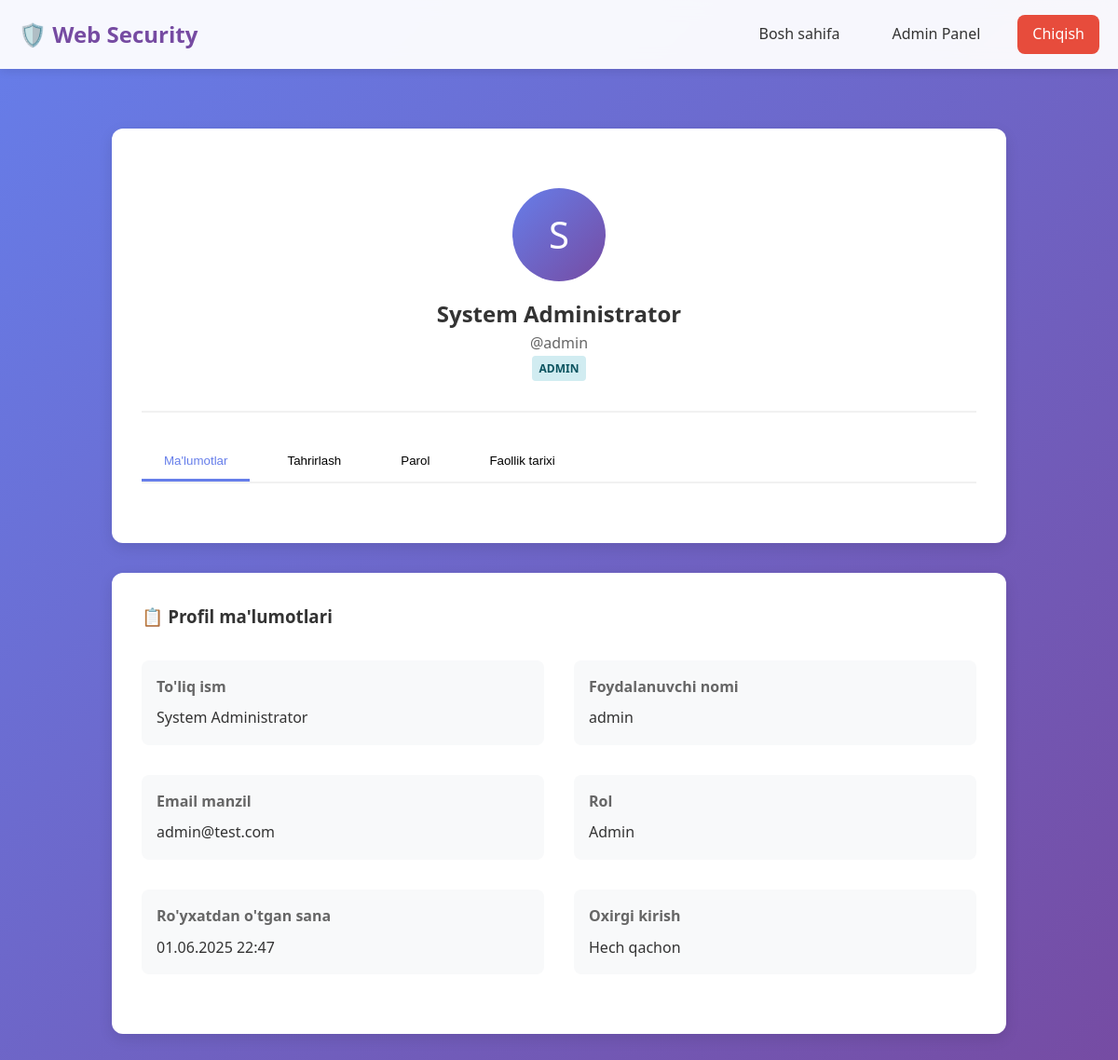
Screenshot of /user/profile.php (signed in) with the database file from the repository.
### tables this page shows
CREATE TABLE users (
                       id INT AUTO_INCREMENT PRIMARY KEY,
                       username VARCHAR(50) NOT NULL UNIQUE,
                       email VARCHAR(100) NOT NULL UNIQUE,
                       password_hash VARCHAR(255) NOT NULL,
                       full_name VARCHAR(100) NOT NULL,
                       role ENUM('user', 'admin') DEFAULT 'user',
                       created_at TIMESTAMP DEFAULT CURRENT_TIMESTAMP,
                       last_login TIMESTAMP NULL,
                       is_active BOOLEAN DEFAULT TRUE,
                       failed_login_attempts INT DEFAULT 0,
                       locked_until TIMESTAMP NULL
);

### config/security.php (called while the page is built, shortened)
<?php
class SecurityConfig {
    public static function sanitizeInput($data) {
        $data = trim($data);
        $data = stripslashes($data);
        $data = htmlspecialchars($data, ENT_QUOTES, 'UTF-8');
        return $data;
    }
}
?>

### user/profile.php (the view, shortened to what this page needs)
<?php
require_once '../config/security.php';
try {
    $db = getDB();
    $stmt = $db->prepare("
        SELECT username, email, full_name, created_at, last_login, role
        FROM users
        WHERE id = ?
    ");
    $stmt->execute([$_SESSION['user_id']]);
    $user = $stmt->fetch();
} catch (PDOException $e) {
    error_log("Profile fetch error: " . $e->getMessage());
    $error = 'Ma\'lumotlarni yuklashda xatolik yuz berdi.';
    $user = null;
    $activityLogs = [];
}
?>
<!DOCTYPE html>
<html lang="uz">
<head>
    <link rel="stylesheet" href="../assets/css/style.css">
</head>
<body>
<nav class="navbar">
    <div class="nav-container">
        <div class="nav-brand">
            <h2><a href="../index.php" style="text-decoration: none; color: inherit;">🛡️ Web Security</a></h2>
        </div>
        <div class="nav-menu">
            <a href="../index.php" class="nav-link">Bosh sahifa</a>
            <?php if ($_SESSION['role'] === 'admin'): ?>
                <a href="../admin/dashboard.php" class="nav-link">Admin Panel</a>
            <?php endif; ?>
            <a href="../auth/logout.php" class="nav-link logout">Chiqish</a>
        </div>
    </div>
</nav>
<main class="main-content">
    <div class="profile-container">
        <?php if ($user): ?>
            <div class="profile-section">
                <div class="profile-header">
                    <div class="profile-avatar">
                        <?= strtoupper(substr($user['full_name'], 0, 1)) ?>
                    </div>
                    <h2><?= SecurityConfig::sanitizeInput($user['full_name']) ?></h2>
                    <p style="color: #666;">@<?= SecurityConfig::sanitizeInput($user['username']) ?></p>
                    <span class="badge badge-info"><?= ucfirst($user['role']) ?></span>
                </div>
                <div class="profile-tabs">
                    <button class="tab-button active" onclick="showTab('info')">Ma'lumotlar</button>
                    <button class="tab-button" onclick="showTab('edit')">Tahrirlash</button>
                    <button class="tab-button" onclick="showTab('password')">Parol</button>
                    <button class="tab-button" onclick="showTab('activity')">Faollik tarixi</button>
                </div>
            </div>
            <div id="info" class="tab-content active">
                <div class="profile-section">
                    <h3>📋 Profil ma'lumotlari</h3>
                    <div class="info-grid">
                        <div class="info-item">
                            <div class="info-label">To'liq ism</div>
                            <div class="info-value"><?= SecurityConfig::sanitizeInput($user['full_name']) ?></div>
                        </div>
                        <div class="info-item">
                            <div class="info-label">Foydalanuvchi nomi</div>
                            <div class="info-value"><?= SecurityConfig::sanitizeInput($user['username']) ?></div>
                        </div>
                        <div class="info-item">
                            <div class="info-label">Email manzil</div>
                            <div class="info-value"><?= SecurityConfig::sanitizeInput($user['email']) ?></div>
                        </div>
                        <div class="info-item">
                            <div class="info-label">Rol</div>
                            <div class="info-value"><?= ucfirst($user['role']) ?></div>
                        </div>
                        <div class="info-item">
                            <div class="info-label">Ro'yxatdan o'tgan sana</div>
                            <div class="info-value"><?= date('d.m.Y H:i', strtotime($user['created_at'])) ?></div>
                        </div>
                        <div class="info-item">
                            <div class="info-label">Oxirgi kirish</div>
                            <div class="info-value">
                                <?php if ($user['last_login']): ?>
                                    <?= date('d.m.Y H:i', strtotime($user['last_login'])) ?>
                                <?php else: ?>
                                    Hech qachon
                                <?php endif; ?>
                            </div>
                        </div>
                    </div>
                </div>
            </div>
        <?php else: ?>
            <div class="profile-section">
                <div class="alert alert-error">Foydalanuvchi ma'lumotlari yuklanmadi.</div>
            </div>
        <?php endif; ?>
    </div>
</main>
</body>
</html>

### assets/css/style.css (style rules this page uses)
* { margin: 0; padding: 0; box-sizing: border-box; }
body { font-family: 'Segoe UI', Tahoma, Geneva, Verdana, sans-serif; line-height: 1.6; color: #333; background: linear-gradient(135deg, #667eea 0%, #764ba2 100%); min-height: 100vh; }
.navbar { background: rgba(255, 255, 255, 0.95); backdrop-filter: blur(10px); padding: 1rem 0; box-shadow: 0 2px 10px rgba(0, 0, 0, 0.1); position: sticky; top: 0; z-index: 1000; }
.nav-container { display: flex; justify-content: space-between; align-items: center; max-width: 1200px; margin: 0 auto; padding: 0 20px; }
.nav-brand h2 { color: #764ba2; font-size: 1.5rem; }
.nav-menu { display: flex; align-items: center; gap: 1.5rem; }
.nav-link { text-decoration: none; color: #333; font-weight: 500; padding: 0.5rem 1rem; border-radius: 8px; transition: all 0.3s ease; }
.nav-link.logout { background: #e74c3c; color: white; }
.main-content { padding: 2rem 0; flex: 1; }
.badge { display: inline-block; padding: 0.25rem 0.5rem; border-radius: 4px; font-size: 0.75rem; font-weight: 600; text-transform: uppercase; }
.badge-info { background: #d1ecf1; color: #0c5460; }

### user/profile.php (style rules this page uses)
.profile-container { max-width: 1000px; margin: 2rem auto; padding: 0 20px; }
.profile-section { background: white; border-radius: 12px; padding: 2rem; margin: 2rem 0; box-shadow: 0 5px 15px rgba(0,0,0,0.1); }
.profile-header { text-align: center; padding: 2rem 0; border-bottom: 2px solid #f1f1f1; margin-bottom: 2rem; }
.profile-avatar { width: 100px; height: 100px; border-radius: 50%; background: linear-gradient(135deg, #667eea 0%, #764ba2 100%); display: flex; align-items: center; justify-content: center; margin: 0 auto 1rem auto; font-size: 2.5rem; color: white; }
.profile-tabs { display: flex; gap: 1rem; margin-bottom: 2rem; border-bottom: 2px solid #f1f1f1; }
.tab-button { padding: 0.75rem 1.5rem; border: none; background: none; border-bottom: 3px solid transparent; cursor: pointer; transition: all 0.3s ease; font-weight: 500; }
.tab-button.active { border-bottom-color: #667eea; color: #667eea; }
.tab-content { display: none; }
.tab-content.active { display: block; }
.info-grid { display: grid; grid-template-columns: 1fr 1fr; gap: 2rem; margin: 2rem 0; }
.info-item { padding: 1rem; background: #f8f9fa; border-radius: 8px; }
.info-label { font-weight: bold; color: #666; margin-bottom: 0.5rem; }
.info-value { color: #333; }

### rows the page displays
users: full_name "S", full_name "System Administrator", username "admin", role "ADMIN", email "admin@test.com", role "Admin", created_at "01.06.2025 22:47"
